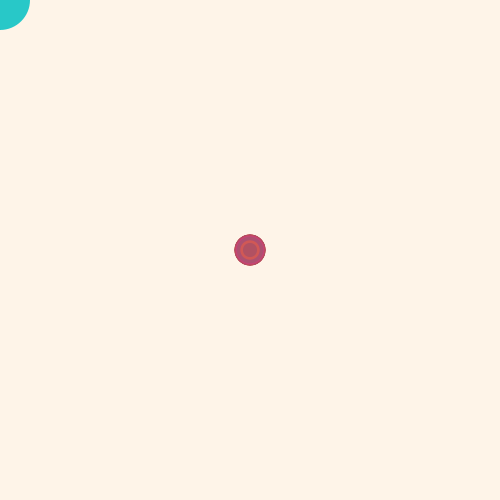
Frame 1 (no input)
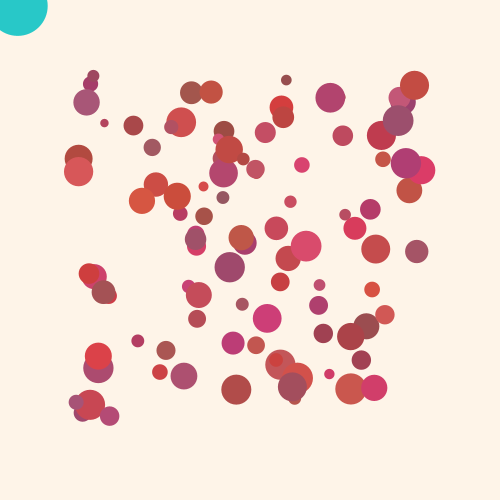
Frame 60 (the mouse pressed at the canvas centre just before this capture)
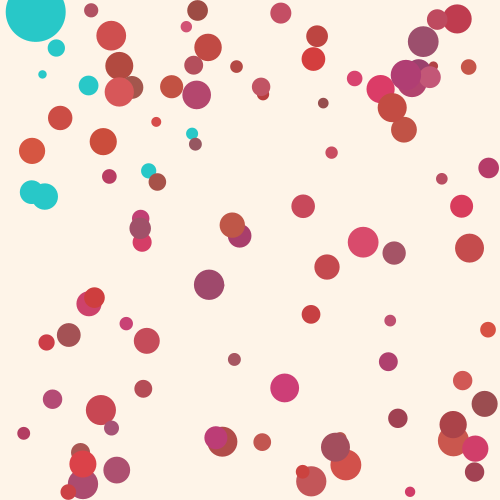
Frame 120 (the mouse held since frame 60 and released just before this capture)

The Processing sketch that drew these frames (run headless with seeded random() and noise(); from frame 60 on, the mouse is pressed at the canvas centre):

// Processing sketch: Infected_balls
// ── Infected_balls.pde
Ball[] balls;
Ball specialBall; // Declared only once now
color infectedColour;
 
void setup(){
  size(500, 500);
  infectedColour = color(40, 200, 200);
  balls = new Ball[100];
  
  // Fixed the bracket position on this loop:
  for (int i=0; i<balls.length; i = i+1) {
    balls[i] = new Ball();
    balls[i].colour = color(random(150, 220), random(60, 90), random(60, 120));
    balls[i].radius = random(4, 16);
  }

  specialBall = new Ball();
  specialBall.radius = 30;
  specialBall.colour = infectedColour;
  specialBall.position.x = 0;
  specialBall.position.y = 0;
  specialBall.velocity.x = 0.3;
  specialBall.velocity.y = 0.1;
}
 
void draw() {
  background(254, 244, 232);
  
  for (Ball ball : balls) {
    ball.draw();
    ball.move();
 

    float distance = dist(specialBall.position.x, specialBall.position.y, ball.position.x, ball.position.y);
    float minDistance = specialBall.radius + ball.radius;

    if (distance < minDistance) {

      ball.colour = infectedColour;
      
      float dx = ball.position.x - specialBall.position.x;
      float dy = ball.position.y - specialBall.position.y;
      
      
      float currentSpeed = dist(0, 0, ball.velocity.x, ball.velocity.y);
      

      ball.velocity.x = (dx / distance) * currentSpeed;
      ball.velocity.y = (dy / distance) * currentSpeed;
      
    
      ball.position.x = specialBall.position.x + (dx / distance) * (minDistance + 1);
      ball.position.y = specialBall.position.y + (dy / distance) * (minDistance + 1);
    }
  }
 
  specialBall.draw();
  specialBall.move();
}



void mouseClicked() {
    // Fixed: Standard x=mouseX, y=mouseY mapping using the .position vector
    specialBall.position.x = mouseX;
    specialBall.position.y = mouseY;
}

// ── Ball.pde
class Ball
{
  PVector position;    // Position of the ball.
  PVector velocity;    // Amount it moves on each redraw.
  float radius;        // Radius of ball.
  color colour;        // Colour of ball.
 
  // -- This 'constructor' method is called when we instantiate a new ball and initialises its state.
  Ball()
  {
    position = new PVector(width/2, height/2);
    velocity = new PVector(random(-3,3),random(-3,3));
    radius = 15;
    colour   = color(214, 93, 69);
  }
 
  // -- These are methods associated with any instance of a Ball object.
  // -- draw() draws the ball at its current position.
  void draw()
  {
    noStroke();
    fill(colour);
    circle(position.x, position.y, radius * 2);
  }
 
  // -- move() moves the ball according to its current velocity and checks for boundary bounces.
  void move()
  {
    position.x = position.x + velocity.x;
    position.y = position.y + velocity.y;
 
    // -- Check for an edge and move the other way if one is detected:
    if (position.x-radius < 0 && velocity.x < 0)
    {
      // -- Escaping to the left, start moving right.
      velocity.x = -1*velocity.x;
    }
    else if (position.x+radius > width && velocity.x > 0)
    {
      // -- Escaping to the right, start moving left.
      velocity.x = -1*velocity.x;
    }
 
    if (position.y-radius < 0 && velocity.y < 0)
    {
      // -- Escaping upwards, start moving down.
      velocity.y = -1*velocity.y;
    }
    else if (position.y+radius > height && velocity.y > 0)
    {
      // -- Escaping downwards, start moving up.
      velocity.y = -1*velocity.y;
    }
  }
}
